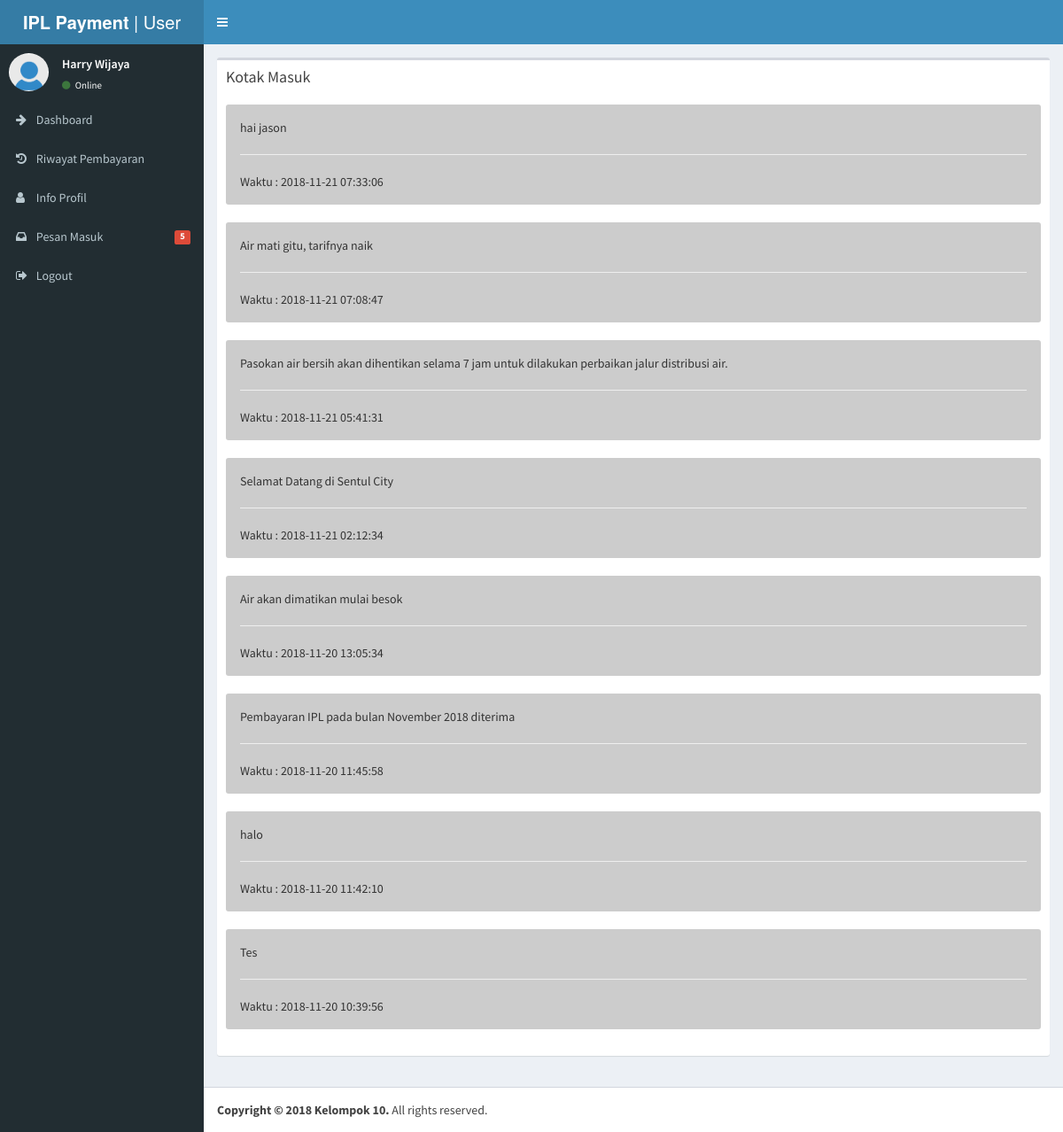
The app's page /kotakmasuk.php (signed in) with its own data.
### tables this page shows
CREATE TABLE `user` (
  `id` int(11) NOT NULL,
  `nama` varchar(255) NOT NULL,
  `nik` varchar(255) NOT NULL,
  `nomor_hp` varchar(255) NOT NULL,
  `rumah_id` int(11) NOT NULL,
  `email` varchar(255) NOT NULL,
  `password` varchar(255) NOT NULL
);

CREATE TABLE `pesan` (
  `id` int(11) NOT NULL,
  `user_id` int(11) NOT NULL,
  `pesan` text NOT NULL,
  `status` int(11) NOT NULL,
  `waktu` timestamp NOT NULL DEFAULT CURRENT_TIMESTAMP
);

### kotakmasuk.php (the view, shortened to what this page needs)
<?php
require_once "config/koneksi.php";
$adminId = $_SESSION['user'];
$resPanitia = mysqli_query($conn, "SELECT * FROM user WHERE id='$adminId'");
$rowPanitia = mysqli_fetch_assoc($resPanitia);
$resData = mysqli_query($conn, "SELECT * FROM pesan WHERE user_id='$adminId' ORDER BY id DESC");
mysqli_query($conn, "UPDATE pesan SET status='1' WHERE user_id='$adminId'");
?>
<!DOCTYPE html>
<html>
<head>
  <link rel="stylesheet" href="lib/bootstrap/css/bootstrap.min.css">
  <link rel="stylesheet" href="https://cdnjs.cloudflare.com/ajax/libs/font-awesome/4.5.0/css/font-awesome.min.css">
  <link rel="stylesheet" href="https://cdnjs.cloudflare.com/ajax/libs/ionicons/2.0.1/css/ionicons.min.css">
  <link rel="stylesheet" href="dist/css/AdminLTE.min.css">
  <link rel="stylesheet" href="dist/css/skins/_all-skins.min.css">
  <link rel="stylesheet" href="plugins/iCheck/flat/blue.css">
  <link rel="stylesheet" href="plugins/morris/morris.css">
  <link rel="stylesheet" href="plugins/jvectormap/jquery-jvectormap-1.2.2.css">
  <link rel="stylesheet" href="plugins/datepicker/datepicker3.css">
  <link rel="stylesheet" href="plugins/daterangepicker/daterangepicker.css">
  <link rel="stylesheet" href="plugins/bootstrap-wysihtml5/bootstrap3-wysihtml5.min.css">
</head>
<body class="hold-transition skin-blue sidebar-mini">
<div class="wrapper">
  <header class="main-header">
    <a href="index.php" class="logo">
      <span class="logo-lg"><b>IPL Payment</b> | User</span>
    </a>
    <nav class="navbar navbar-static-top">
      <a href="#" class="sidebar-toggle" data-toggle="offcanvas" role="button">
      </a>
    </nav>
  </header>
  <aside class="main-sidebar">
    <section class="sidebar">
      <div class="user-panel">
        <div class="pull-left image">
          <img src="images/user.jpg" class="img-circle" alt="User Image">
        </div>
        <div class="pull-left info">
          <p><?php echo $rowPanitia['nama']; ?></p>
          <a href="#"><i class="fa fa-circle text-success"></i> Online</a>
        </div>
      </div>
      <?php include('config/nav_user.php'); ?>
    </section>
  </aside>
  <div class="content-wrapper">
    <section class="content">
          <div class="box">
            <div class="box-header">
              <h3 class="box-title">Kotak Masuk</h3>
            </div>
            <div class="box-body">
                <div class="row">
                <div class="col-sm-12">
                  <?php while($rowData=mysqli_fetch_assoc($resData)){ ?>
                  <div class="alert" role="alert" style="background-color: #ccc;">
                    <?php echo $rowData['pesan']; ?>
                    <hr>
                    Waktu : <?php echo $rowData['waktu']; ?>
                  </div>
                  <?php } ?>
                </div>
                </div>
            </div>
          </div>
    </section>
  </div>
  <footer class="main-footer">
    <strong>Copyright &copy; 2018 Kelompok 10.</strong> All rights
    reserved.
  </footer>
</div>
</body>
</html>

### config/nav_user.php
<ul class="sidebar-menu">
        <li <?php if($_SERVER['SCRIPT_NAME']=="/ipl/index.php") { ?>  class="active"   <?php   };  ?>><a href="index.php"><i class="fa fa-arrow-right"></i> <span> Dashboard</span></a></li>
        <li <?php if($_SERVER['SCRIPT_NAME']=="/ipl/riwayat.php" || $_SERVER['SCRIPT_NAME']=="/ipl/tagihan_detail.php" || $_SERVER['SCRIPT_NAME']=="/ipl/bayar.php" ) { ?>  class="active"   <?php   };  ?>><a href="riwayat.php"><i class="fa fa-history"></i> <span>Riwayat Pembayaran</span></a></li>
        <li <?php if($_SERVER['SCRIPT_NAME']=="/ipl/profil.php") { ?>  class="active"   <?php   };  ?>><a href="profil.php"><i class="fa fa-user"></i> <span>Info Profil</span></a></li>
        <li <?php if($_SERVER['SCRIPT_NAME']=="/ipl/kotakmasuk.php") { ?>  class="active"   <?php   };  ?>><a href="kotakmasuk.php"><i class="fa fa-inbox"></i> <span>Pesan Masuk</span>
            <span class="pull-right-container">
              <span class="label label-danger pull-right">
                <?php
                  $resInbox = mysqli_query($conn, "SELECT * FROM pesan WHERE user_id='$adminId' AND status='0'");
                  $jumlahInbox = mysqli_num_rows($resInbox);
                  echo $jumlahInbox;
                ?>
              </span>
            </span></a></li>
        <li><a href="logout.php"><i class="fa fa-sign-out"></i> <span>Logout</span></a></li>
      </ul>

### records on screen
user: nama "Harry Wijaya"
pesan: pesan "hai jason", waktu "2018-11-21 07:33:06"
pesan: pesan "Air mati gitu, tarifnya naik", waktu "2018-11-21 07:08:47"
pesan: pesan "Pasokan air bersih akan dihentikan selama 7 jam untuk dilakukan perbaikan jalur distribusi air.", waktu "2018-11-21 05:41:31"
pesan: pesan "Selamat Datang di Sentul City", waktu "2018-11-21 02:12:34"
pesan: pesan "Air akan dimatikan mulai besok", waktu "2018-11-20 13:05:34"
pesan: pesan "Pembayaran IPL pada bulan November 2018 diterima", waktu "2018-11-20 11:45:58"
pesan: pesan "halo", waktu "2018-11-20 11:42:10"
pesan: pesan "Tes", waktu "2018-11-20 10:39:56"

### other values on screen
$jumlahInbox "5"
